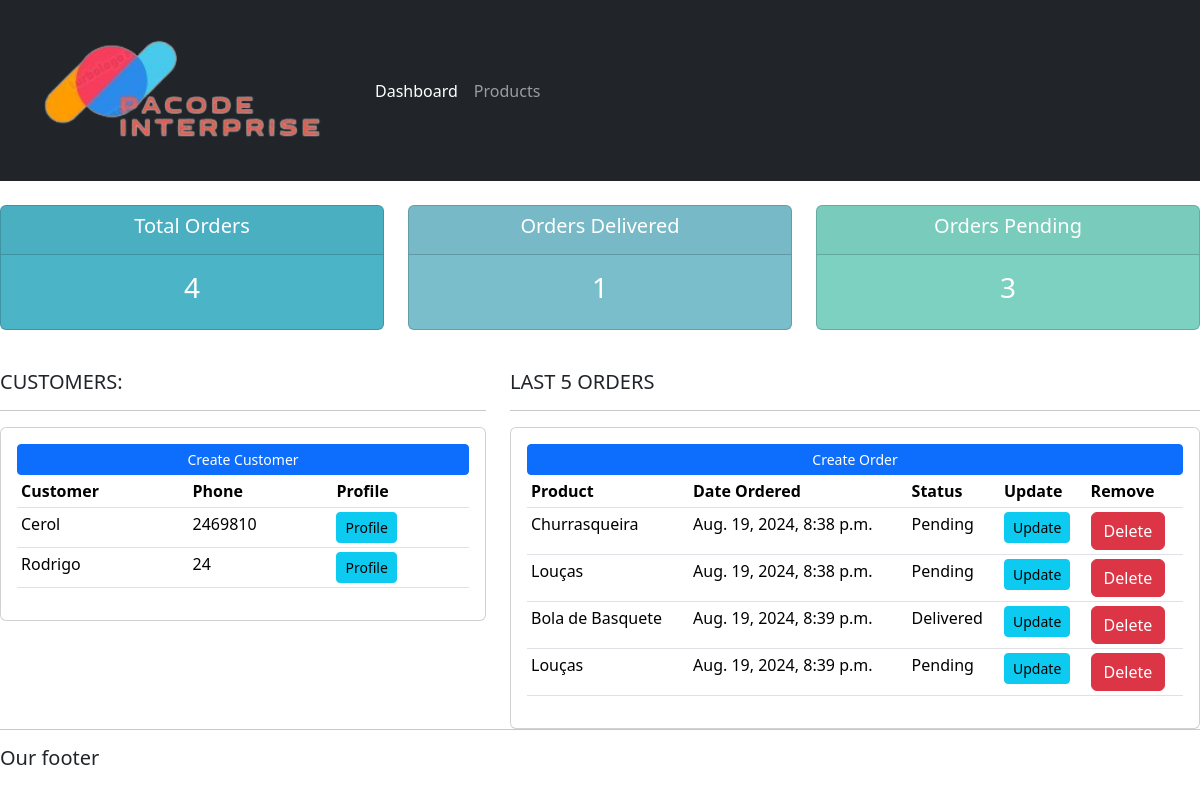
The app's page /, older data.
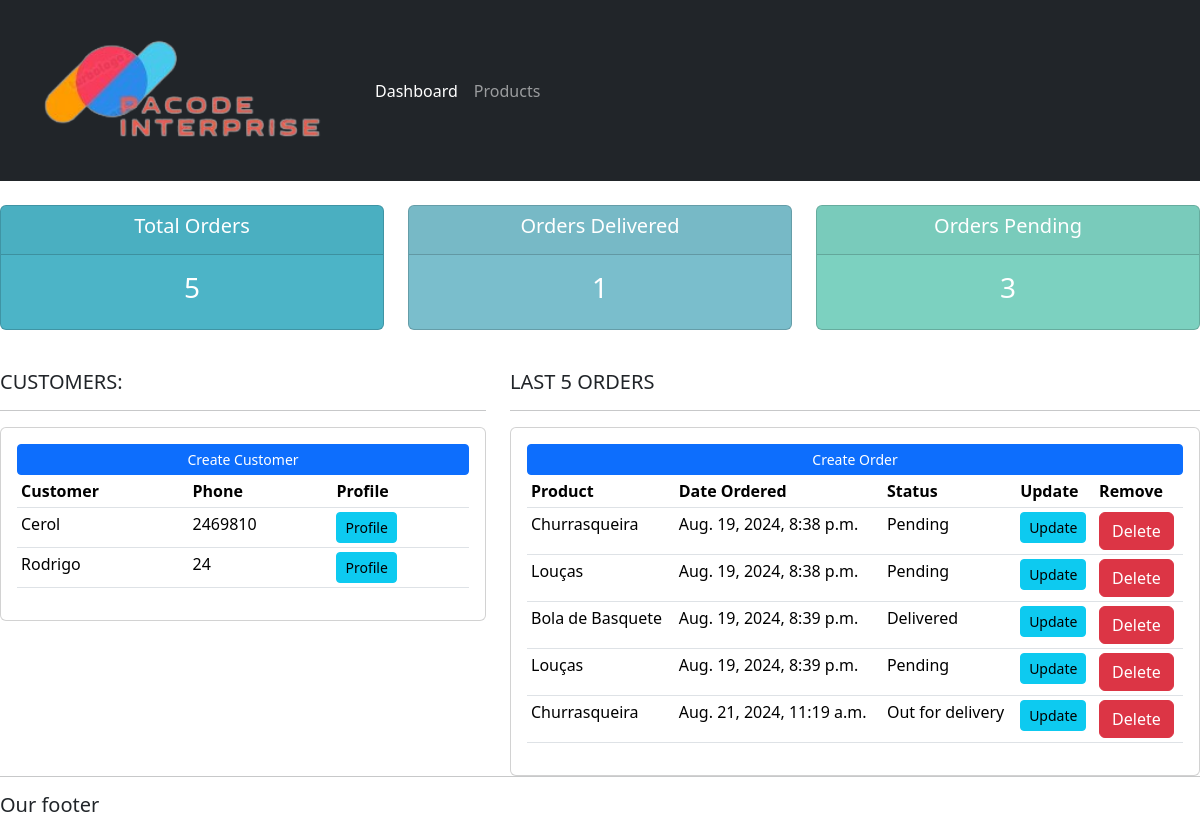
The same page, newer data.
### accounts/models.py (models this page shows, shortened)
class Customer(models.Model):
    name = models.CharField(max_length=200, null=True)
    phone = models.CharField(max_length=200, null=True)
    email = models.CharField(max_length=200, null=True)
    date_created = models.DateTimeField(auto_now_add=True, null=True)

class Order(models.Model):
    STATUS = (
            ('Pending', 'Pending'),
            ('Out for delivery', 'Out for delivery'),
            ('Delivered', 'Delivered')
    )
    customer = models.ForeignKey(Customer, null=True, on_delete=models.SET_NULL)
    product = models.ForeignKey(Product, null=True, on_delete=models.SET_NULL)
    date_created = models.DateTimeField(auto_now_add=True, null=True)
    status = models.CharField(max_length=200, null=True, choices=STATUS)

class Product(models.Model):
    CATEGORY = (
            ('Indoor', 'Indoor'),
            ('Out Door', 'Out Door'),
    )
    name = models.CharField(max_length=200, null=True)
    price = models.FloatField(null=True)
    category = models.CharField(max_length=200, null=True, choices=CATEGORY)
    description = models.CharField(max_length=200, null=True, blank=True)
    date_created = models.DateTimeField(auto_now_add=True, null=True)
    tags = models.ManyToManyField(Tag)
    def __str__(self):
        return self.name

### accounts/views.py (the view)
# urls.py: path('', views.home, name='home'),
def home(request):
    orders = Order.objects.all()
    customers = Customer.objects.all()
    total_customers = customers.count()
    total_orders = orders.count()
    delivered = orders.filter(status='Delivered').count()
    pending = orders.filter(status='Pending').count()
    context = {'orders':orders, 'customers':customers, 'total_orders':total_orders, 'delivered':delivered, 'pending':pending}
    return render(request, 'accounts/dashboard.html', context)

### accounts/templates/accounts/dashboard.html
{% extends 'accounts/main.html' %}
{% block content %}
{% include 'accounts/status.html' %}
<br>
<div class="row">
    <div class="col-md-5">
        <h5>CUSTOMERS:</h5>
        <hr>
        <div class="card card-body">
            <a class="btn btn-primary  btn-sm btn-block" href="">Create Customer</a>
            <table class="table table-sm">
                <tr>
                    <th>Customer</th>
                    <th>Phone</th>
                    <th>Profile</th>
                </tr>
                {% for customer in customers %}
                    <tr>
                        <td>{{customer.name}}</td>
                        <td>{{customer.phone}}</td>
                        <td><a class='btn btn-sm btn-info' href="{% url 'customer' customer.id %}">Profile</a></td>
                    </tr>
                {% endfor %}
            </table>
        </div>
    </div>
    <div class="col-md-7">
        <h5>LAST 5 ORDERS</h5>
        <hr>
        <div class="card card-body">
            <a class="btn btn-primary  btn-sm btn-block" href="{% url 'create_order' %}">Create Order</a>
            <table class="table table-sm">
                <tr>
                    <th>Product</th>
                    <th>Date Ordered</th>
                    <th>Status</th>
                    <th>Update</th>
                    <th>Remove</th>
                </tr>
                {% for order in orders %}
                    <tr>
                        <td>{{order.product}}</td>
                        <td>{{order.date_created}}</td>
                        <td>{{order.status}}</td>
                        <td><a class='btn btn-sm btn-info' href="{% url 'update_order' order.id %}">Update</a></td>
                        <td><a class='btn bnt-sm btn-danger' href="{% url 'delete_order' order.id %}">Delete</a></td>
                    </tr>
                {% endfor %}
            </table>
        </div>
</div>
{% endblock %}

Row changes from the older to the newer data that the page shows:
added Order: product "Churrasqueira", date_created "Aug. 21, 2024, 11:19 a.m.", status "Out for delivery"
Text that changed along with them:
{{ total_orders }}: "4" → "5"
